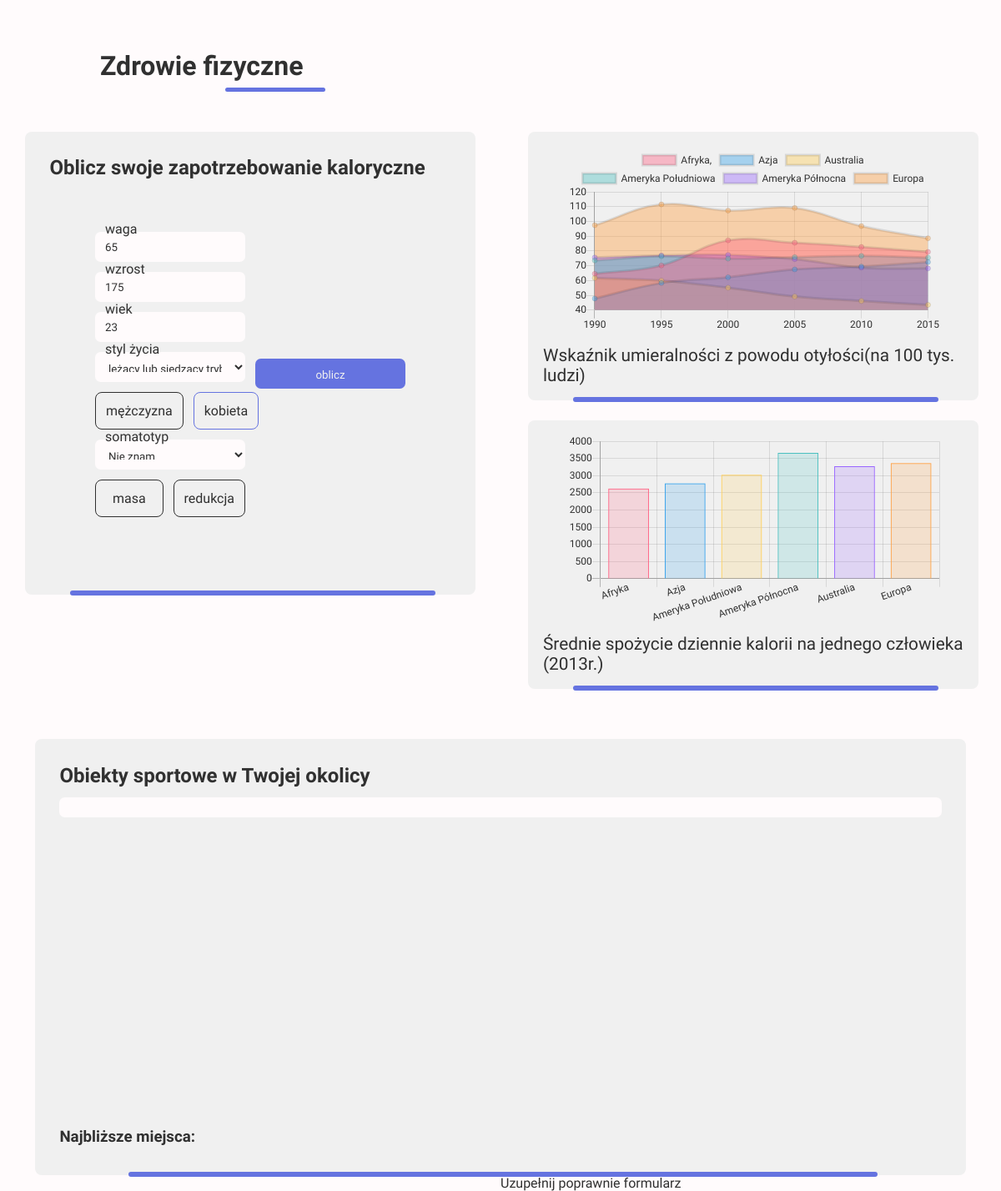
Before: /physical-health/ (signed in) with the older database file.
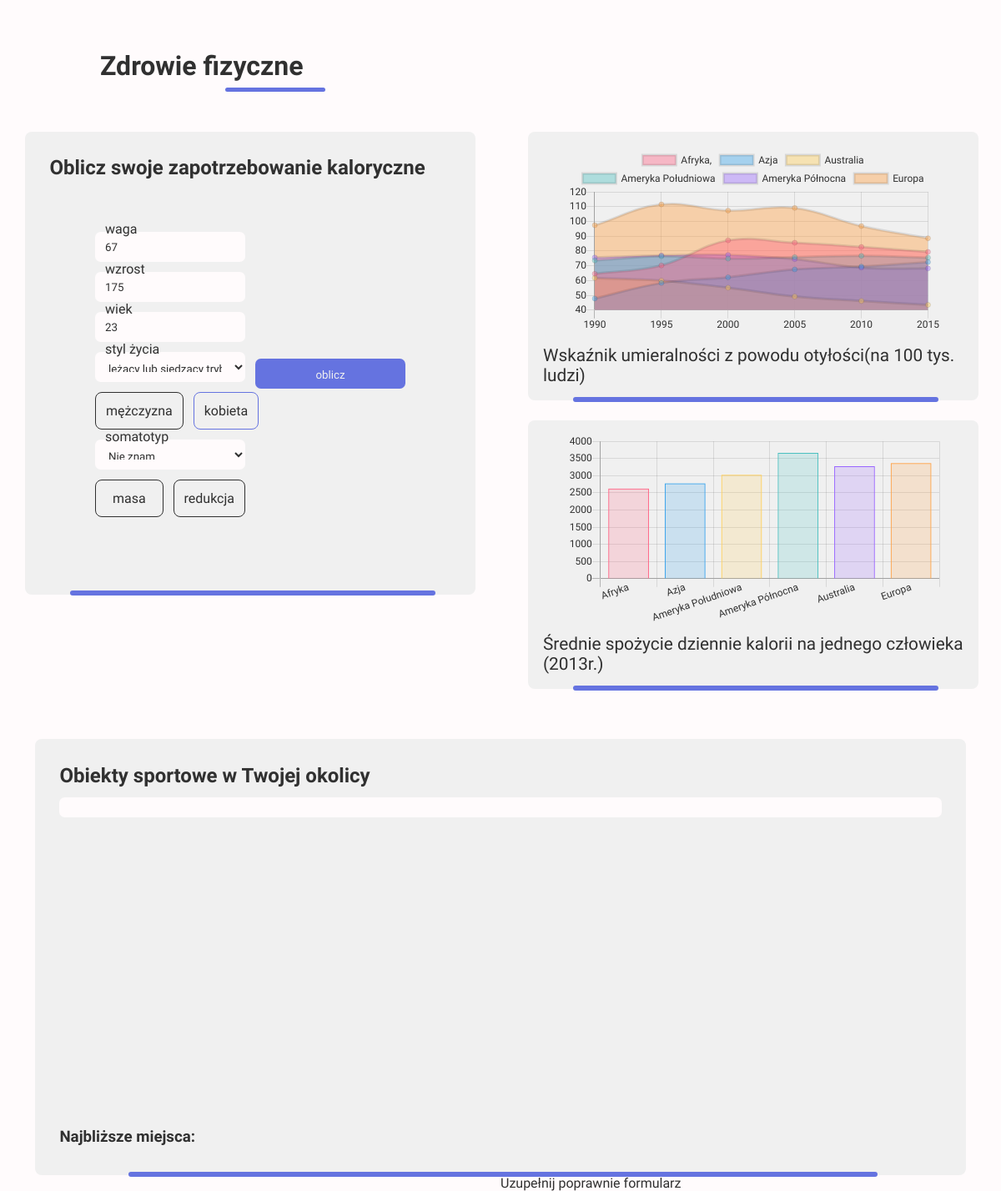
After: the same page with the newer database file.
### users/models.py (models this page shows, shortened)
class user_survey(models.Model):
    user = models.ForeignKey(user_profile, on_delete = models.CASCADE, editable = False, related_name="surveys")
    weight = models.DecimalField(max_digits = 5, decimal_places = 2)
    height = models.DecimalField(max_digits = 3, decimal_places = 0)
    chest = models.DecimalField(max_digits = 5, decimal_places = 2)
    bicep = models.DecimalField(max_digits = 4, decimal_places = 2)
    thigh = models.DecimalField(max_digits = 5, decimal_places = 2)
    waist = models.DecimalField(max_digits = 5, decimal_places = 2)
    hips = models.DecimalField(max_digits = 5, decimal_places = 2)
    arms = models.DecimalField(max_digits = 5, decimal_places = 2)
    stress = models.CharField(max_length = 20)
    survey_date = models.DateField(auto_now_add = True)
    def my_property(self):
        return self.user.user.first_name + ' ' + self.user.user.last_name
    full_name = property(my_property)
    class Meta:
        verbose_name_plural = 'Ankiety'

### physical_health/decorators.py (the view)
    def wrapper_func(request, *args, **kwargs):
        if not 'browse_mode' in request.session:
            request.session['browse_mode'] = 'light'
        return view_func(request, *args, **kwargs)

### physical_health/views.py (called while the page is built)
@is_not_session
def physical_health_view(request):
    try:
        survey_result = user_survey.objects.filter(user = request.user.user_profile).order_by('-survey_date')[0]
        year = request.user.user_profile.birth_date.year
        now = datetime.datetime.now()
        year_now = now.year
        birth_date = year_now - year
        gender = request.user.user_profile.sex
        context = {'survey_result' : survey_result, 'birth_date' : birth_date, 'gender' : gender}
    except:
        context = {}
    template = 'physical_health/physical_health.html'
    return render(request, template, context)

### templates/physical_health/physical_health.html (shortened to what the changed rows need)
{% extends 'base.html' %}
{% load static %}
{% block css %}
{% if request.session.browse_mode == 'dark' %}
<link rel="stylesheet" href="{% static 'style/css/form-dark.css' %}">
<link rel="stylesheet" href="{% static 'style/css/phhealth-dark.css' %}">
<style>
    .pac-container {
        z-index: 10000 !important;
        background-color: #303030;
        border-bottom-right-radius: .5em;
        border-bottom-left-radius: .5em;
    }
    .pac-matched{
        color: #6573e0;
    }
    .pac-item:hover{
        background-color: #262626;
    }
    .pac-item-query{
        color: #FFFBFC;
    }
</style>
{% else %}
<link rel="stylesheet" href="{% static 'style/css/form-light.css' %}">
<link rel="stylesheet" href="{% static 'style/css/phhealth-light.css' %}">
{% endif %}
{% endblock css %}
{% block content %}
<h1>Zdrowie fizyczne</h1>
<section class="physical-form">
    <h2>Oblicz swoje zapotrzebowanie kaloryczne</h2>
    <form method="" autocomplete="off">
        <div class="form-fields">
            <div class="form-div">
                {% if survey_result.weight %}
                <input type="text" placeholder=" " id="weight" value="{{ survey_result.weight | floatformat:'-2' }}"><label for="weight"><span>Waga</span></label>
                {% else %}
                <input type="text" placeholder=" " id="weight"><label for="weight"><span>Waga</span></label>
                {% endif %}
            </div>
            <div class="form-div">
                {% if survey_result.height %}
                <input type="text" placeholder=" " id="height" value="{{ survey_result.height }}"><label for="height"><span>Wzrost</span></label>
                {% else %}
                <input type="text" placeholder=" " id="height"><label for="height"><span>Wzrost</span></label>
                {% endif %}
            </div>
        </div>
    </form>
</section>
<section class="map-section">
    <h2>Obiekty sportowe w Twojej okolicy</h2>
</section>
{% endblock content %}

Changed rows visible on the page:
no longer on this page (row edited): user_survey: weight "65", height "175"
now on this page (row edited): user_survey: weight "67", height "175"
